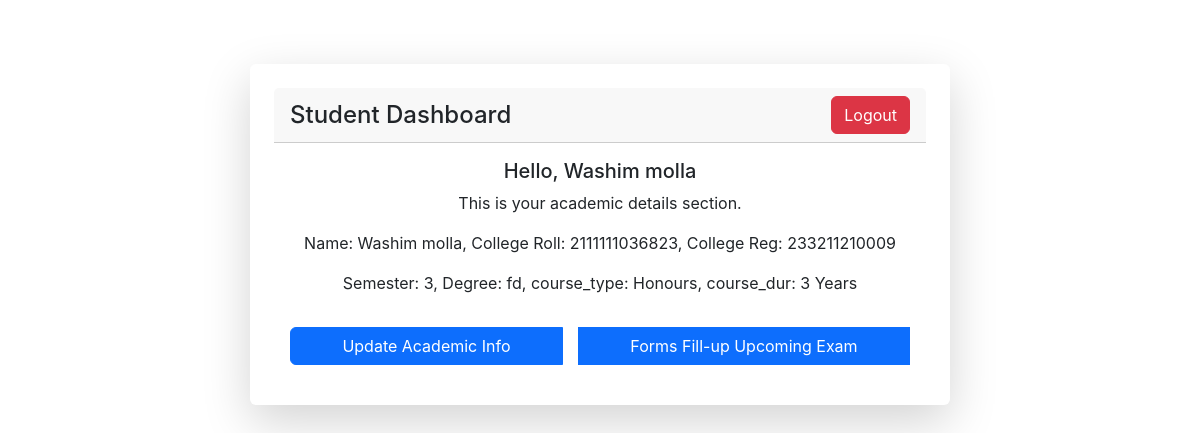
/portfolio/student_management/ (signed in), run on the app's committed database.
### portfolio/models.py (models this page shows, shortened)
class CustomUser(AbstractUser,PermissionsMixin):
    username=None
    name=models.CharField(max_length=30,blank=True,null=True)
    clg_roll=models.CharField(max_length=30,unique=False,blank=True,null=True)
    clg_reg=models.CharField(max_length=40,blank=True,null=True)
    email=models.EmailField(unique=True)
    s_name=models.CharField(max_length=30,blank=True,null=True)
    s_id=models.CharField(max_length=10,blank=True,null=True)
    is_active = models.BooleanField(default=True)
    is_staff = models.BooleanField(default=True)
    objects=CustomUserManager()
    USERNAME_FIELD='email'
    REQUIRED_FIELDS = ['name']

class acc_details(models.Model):
    user = models.OneToOneField(settings.AUTH_USER_MODEL, on_delete=models.CASCADE,null=True)
    semster=models.CharField(max_length=4)
    degree=models.CharField(max_length=40)
    course_type=models.CharField(max_length=20)
    course_dur=models.CharField(max_length=10)

### portfolio/views.py (the view)
# urls.py: path('student_management/',views.student_management,name='student_management'),
@login_required(login_url='management_student_login')
def student_management(request):
    new_acc_info=acc_details.objects.filter(user=request.user)
    context={
        'new_acc_info': new_acc_info,
    }
    return render(request,'portfolio/student_mg_page.html',context)

### portfolio/templates/portfolio/student_mg_page.html (shortened to what this page needs)
<!DOCTYPE html>
<html lang="en">
  <head>
    <link href="https://cdn.jsdelivr.net/npm/bootstrap@5.3.6/dist/css/bootstrap.min.css" rel="stylesheet" />
  </head>
  <body>
    <div class="container">
      {% if request.user.is_authenticated %}
        <div class="card shadow-lg p-4 row justify-content-center">
          <div class="card-header">
            <h4 class="mb-0">Student Dashboard</h4>
            <a href="{% url 'logout_page' %}" class="btn btn-danger">Logout</a>
          </div>
          <div class="card-body text-center">
            <h5 class="card-title">Hello, {{ request.user.name }}</h5>
            <p>This is your academic details section.</p>
            <p>Name: {{ request.user.name }}, College Roll: {{ request.user.clg_roll }}, College Reg: {{ request.user.clg_reg }}</p>
            {% for acc in new_acc_info %}
              <p>Semester: {{ acc.semster }}, Degree: {{ acc.degree }}, course_type: {{ acc.course_type }}, course_dur: {{ acc.course_dur }}</p>
            {% endfor %}
            <div class="btn-group">
              <button type="button" class="btn btn-primary" data-bs-toggle="modal" data-bs-target="#updateAcademicModal">Update Academic Info</button>
              <button type="button" class="btn btn-primary" data-bs-toggle="modal" data-bs-target="#examFormModal">Forms Fill-up Upcoming Exam</button>
            </div>
          </div>
        </div>
      {% endif %}
    </div>
  </body>
</html>

### portfolio/templates/portfolio/student_mg_page.html (style rules this page uses)
* { margin: 0; padding: 0; box-sizing: border-box; }
body { font-family: 'Inter', sans-serif; background: linear-gradient(45deg, #667eea); color: #fff; min-height: 100vh; padding: 2rem; }
.card { width: 100%; max-width: 700px; border: none; margin: 2rem auto; }
.card-header { display: flex; justify-content: space-between; align-items: center; }
.btn-group { display: flex; flex-wrap: wrap; gap: 1rem; margin-top: 2rem; }

### data on the page
CustomUser: user.name "Washim molla", user.clg_roll "2111111036823", user.clg_reg "233211210009"
acc_details: semster "3", degree "fd", course_type "Honours", course_dur "3 Years"
